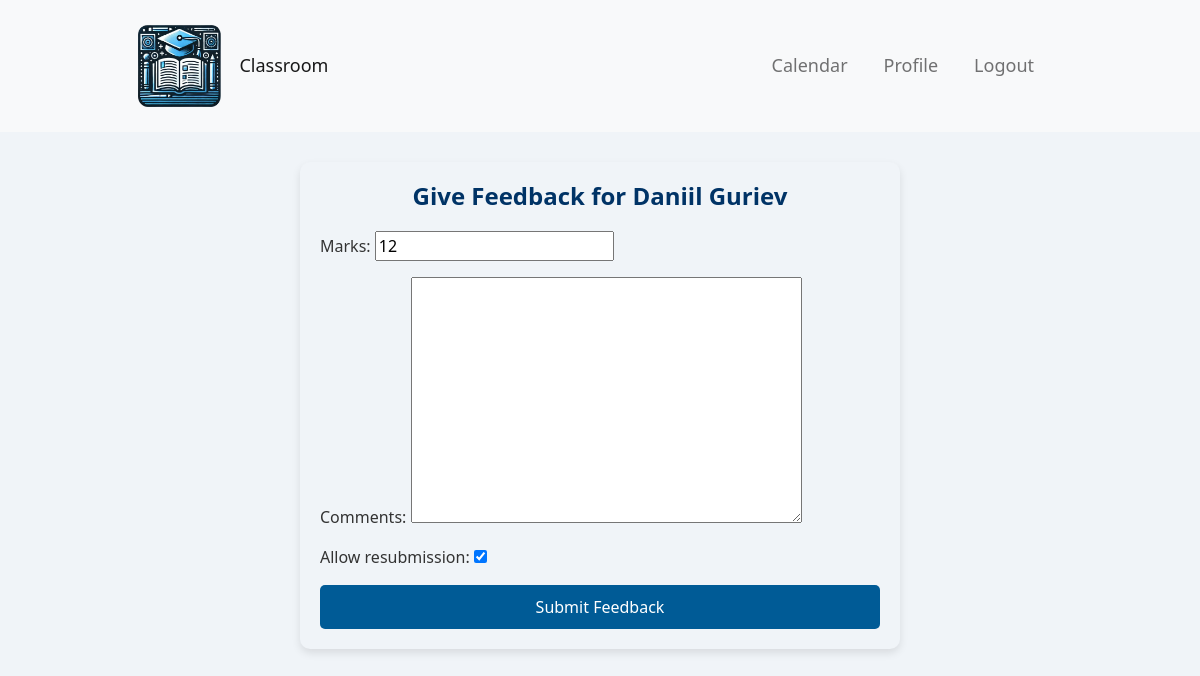
Screenshot of /teacher/submission/10/feedback/ (signed in) with the database file from the repository.
### polls/models.py (models this page shows, shortened)
class Submission(models.Model):
    STATUS_CHOICES = [
        ('pending', 'Pending'),
        ('returned', 'Returned for redo'),
        ('graded', 'Graded'),
    ]
    student = models.ForeignKey(settings.AUTH_USER_MODEL, on_delete=models.CASCADE, related_name='submissions')
    homework = models.ForeignKey(Homework, on_delete=models.CASCADE, related_name='submissions')
    file = models.FileField(upload_to='homework_submissions/')
    submitted_on = models.DateTimeField(auto_now_add=True)
    marks = models.IntegerField(null=True, blank=True)
    comments = models.TextField(null=True, blank=True)
    allow_resubmission = models.BooleanField(default=False)
    status = models.CharField(max_length=10, choices=STATUS_CHOICES, default='pending')

class CustomUser(AbstractUser):
    is_student = models.BooleanField(default=False)
    is_teacher = models.BooleanField(default=False)
    age = models.IntegerField(null=True, blank=True)  # Add age field here
    profile_picture = models.ImageField(upload_to='profile_pictures/', null=True, blank=True)
    bio = models.TextField(null=True, blank=True)
    group = models.ForeignKey(Group, on_delete=models.SET_NULL, null=True, blank=True, related_name="members")

### polls/views.py (the view)
# urls.py: path('teacher/submission/<int:submission_id>/feedback/', polls.views.give_feedback, name='give_feedback'),
@login_required
def give_feedback(request, submission_id):
    submission = get_object_or_404(Submission, id=submission_id, homework__teacher=request.user)
    if request.method == 'POST':
        form = FeedbackForm(request.POST, instance=submission)
        if form.is_valid():
            feedback = form.save(commit=False)
            if feedback.allow_resubmission:
                feedback.status = 'returned'
            else:
                feedback.status = 'graded'
            feedback.save()
            return redirect('view_submissions', homework_id=submission.homework.id)
    else:
        form = FeedbackForm(instance=submission)
    return render(request, 'give_feedback.html', {'form': form, 'submission': submission})

### polls/forms.py
class FeedbackForm(forms.ModelForm):
    class Meta:
        model = Submission
        fields = ['marks', 'comments', 'allow_resubmission']

### templates/give_feedback.html (shortened to what this page needs)
{% extends 'base.html' %}
{% block content %}
<div class="feedback-form-container">
    <h1>Give Feedback for {{ submission.student.first_name }} {{ submission.student.last_name }}</h1>
    <form method="post">
        {{ form.as_p }}
        <button type="submit" class="btn btn-primary">Submit Feedback</button>
    </form>
</div>
{% endblock %}

### static/styles/base/global.css (style rules this page uses)
body, html { margin: 0; padding: 0; font-family: 'Segoe UI', Tahoma, Geneva, Verdana, sans-serif; background-color: #f0f4f8; color: #333; }
h1, h2, h3, h4, h5, h6 { color: #003366; }

### static/styles/base/elements.css (style rules this page uses)
.btn { padding: 10px 20px; border: none; border-radius: 5px; background-color: #005b96; color: white; font-size: 16px; cursor: pointer; }

### static/styles/give_feedback.css (style rules this page uses)
.feedback-form-container { background-color: #f0f4f8; padding: 20px; border-radius: 10px; box-shadow: 0 4px 8px rgba(0, 0, 0, 0.1); max-width: 600px; margin: 20px auto; }
.feedback-form-container h1 { font-size: 24px; font-weight: bold; color: #003366; text-align: center; margin-bottom: 20px; }
.feedback-form-container form { display: flex; flex-direction: column; }
.feedback-form-container button[type="submit"] { background-color: #005b96; color: white; padding: 10px; font-size: 16px; border: none; border-radius: 5px; cursor: pointer; transition: background-color 0.3s; }

### rows the page displays
Submission: student.first_name "Daniil", student.last_name "Guriev", marks "12", allow_resubmission "☑"
